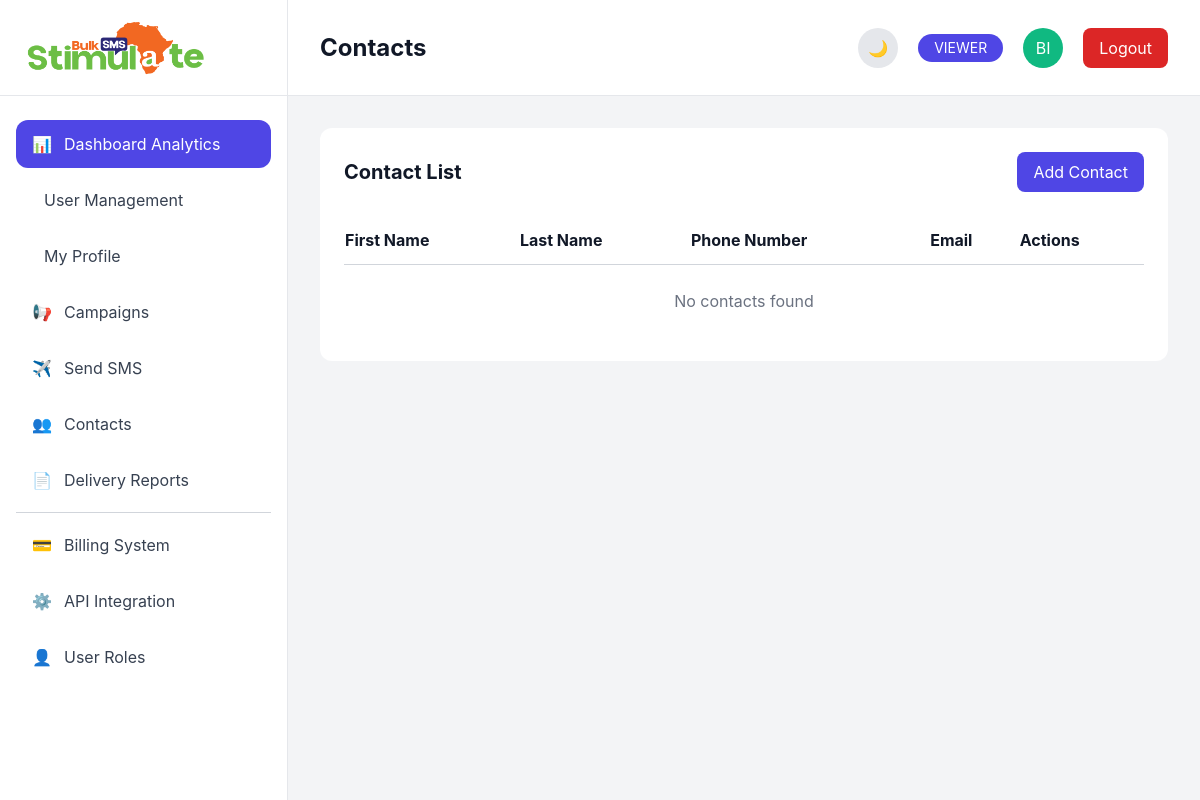
The page /contacts/ (signed in) on the database as committed earlier.
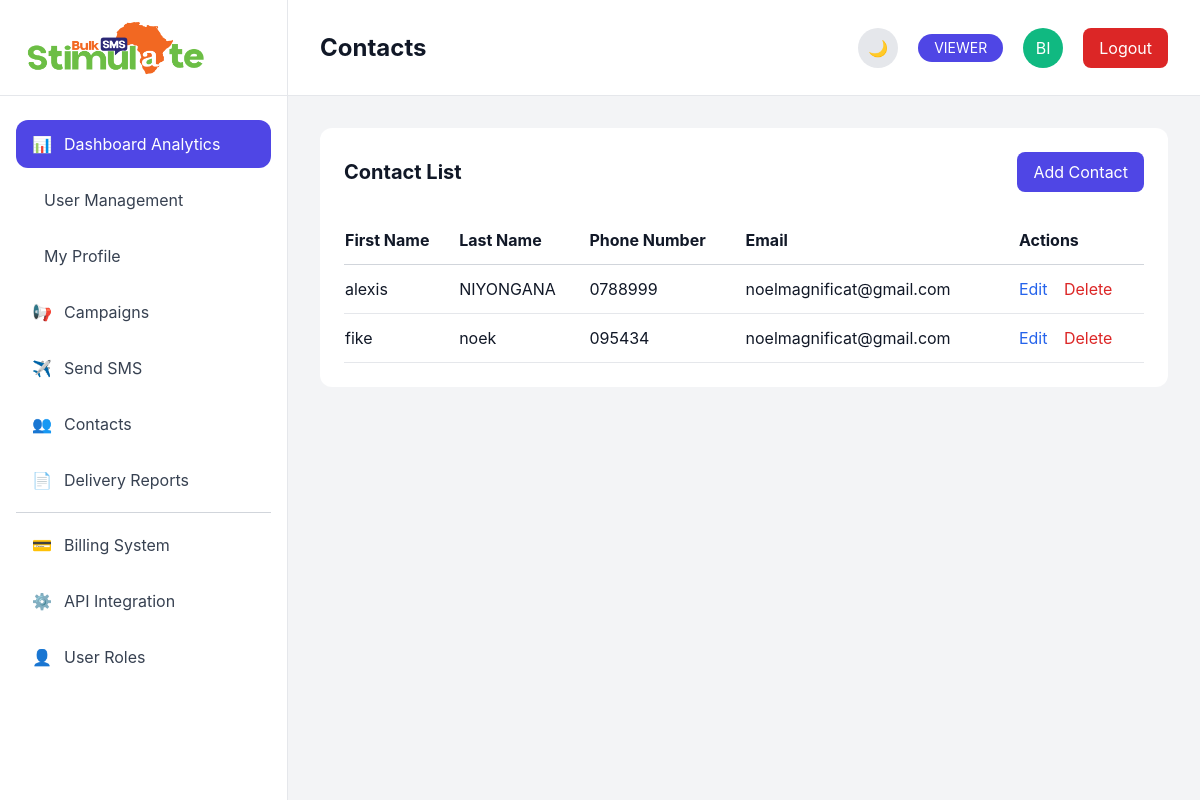
The same page on the database as committed later.
### accounts/models.py (models this page shows, shortened)
class User(AbstractUser):
    ROLE_CHOICES = [
        ('SUPER_ADMIN', 'Super Admin'),
        ('ADMIN', 'Admin'),
        ('MANAGER', 'Manager'),
        ('OPERATOR', 'Operator'),
        ('VIEWER', 'Viewer'),
    ]
    role = models.CharField(
        max_length=20,
        choices=ROLE_CHOICES,
        default='VIEWER'
    )
    phone = models.CharField(
        max_length=20,
        blank=True
    )
    avatar = models.ImageField(
        upload_to='avatars/',
        blank=True,
        null=True
    )
    created_at = models.DateTimeField(
        auto_now_add=True
    )
    updated_at = models.DateTimeField(
        auto_now=True
    )

### contacts/models.py (models this page shows, shortened)
class Contact(models.Model):
    first_name = models.CharField(max_length=100)
    last_name = models.CharField(
        max_length=100,
        blank=True
    )
    phone_number = models.CharField(
        max_length=20,
        unique=True
    )
    email = models.EmailField(
        blank=True
    )
    created_at = models.DateTimeField(
        auto_now_add=True
    )
    updated_at = models.DateTimeField(
        auto_now=True
    )

### contacts/views.py (the view)
@login_required
def contact_list(request):
    contacts = Contact.objects.all()
    return render(
        request,
        'contacts/contact_list.html',
        {
            'contacts': contacts
        }
    )

### templates/contacts/contact_list.html
{% extends 'base.html' %}
{% block page_title %}
Contacts
{% endblock %}
{% block content %}
<div class="bg-white dark:bg-[#172033] rounded-xl p-6">
    <div class="flex justify-between items-center mb-6">
        <h2 class="text-xl font-bold">
            Contact List
        </h2>
        <a
            href="{% url 'contacts:contact_create' %}"
            class="
                bg-primary
                text-white
                px-4
                py-2
                rounded-lg
                hover:opacity-90
            "
        >
            Add Contact
        </a>
    </div>
    <table class="w-full border-collapse">
        <thead>
            <tr class="border-b border-gray-300 dark:border-gray-700">
                <th class="text-left py-3">
                    First Name
                </th>
                <th class="text-left py-3">
                    Last Name
                </th>
                <th class="text-left py-3">
                    Phone Number
                </th>
                <th class="text-left py-3">
                    Email
                </th>
                <th class="text-left py-3">
                    Actions
                </th>
            </tr>
        </thead>
        <tbody>
            {% for contact in contacts %}
            <tr class="border-b border-gray-200 dark:border-gray-700">
                <td class="py-3">
                    {{ contact.first_name }}
                </td>
                <td class="py-3">
                    {{ contact.last_name }}
                </td>
                <td class="py-3">
                    {{ contact.phone_number }}
                </td>
                <td class="py-3">
                    {{ contact.email }}
                </td>
                <td class="py-3">
                    <a
                        href="{% url 'contacts:contact_update' contact.id %}"
                        class="
                            text-blue-600
                            hover:underline
                            mr-3
                        "
                    >
                        Edit
                    </a>
                    <a
                        href="{% url 'contacts:contact_delete' contact.id %}"
                        class="
                            text-red-600
                            hover:underline
                        "
                    >
                        Delete
                    </a>
                </td>
            </tr>
            {% empty %}
            <tr>
                <td
                    colspan="5"
                    class="py-6 text-center text-gray-500"
                >
                    No contacts found
                </td>
            </tr>
            {% endfor %}
        </tbody>
    </table>
</div>
{% endblock %}

### templates/base.html (shortened to what this page needs)
{% load static %}
<!DOCTYPE html>
<html lang="en">
<head>
    <script src="https://cdn.tailwindcss.com"></script>
    <link rel="stylesheet" href="https://cdnjs.cloudflare.com/ajax/libs/font-awesome/6.4.0/css/all.min.css">
    <link rel="stylesheet" href="{% static 'css/style.css' %}">
</head>
<body
    x-data="{
        darkMode: localStorage.getItem('darkMode') === 'true'
    }"
    x-init="
        darkMode
        ? document.documentElement.classList.add('dark')
        : document.documentElement.classList.remove('dark')
    "
    :class="{ 'dark': darkMode }"
    class="
        bg-gray-100 dark:bg-[#0B1120]
        text-gray-900 dark:text-white
        transition-colors duration-300
    "
>
    <div class="flex h-screen overflow-hidden">
        {% if request.user.is_authenticated %}
        <aside class="
            w-72
            border-r
            flex
            flex-col
            bg-white dark:bg-[#172033]
            border-gray-200 dark:border-gray-800
            transition-colors duration-300
        ">
            <div class="
                h-24
                flex
                items-center
                px-6
                border-b
                border-gray-200 dark:border-gray-800
            ">
                <img
                    src="{% static 'images/logo.png' %}"
                    class="h-14"
                    alt="Stimulate Logo"
                >
            </div>
            <nav class="
                flex-1
                px-4
                py-6
                overflow-y-auto
                sidebar-scroll
            ">
                <ul class="space-y-2">
                    <li>
                        <a href="{% url 'dashboard' %}"
                            class="
                                flex
                                items-center
                                gap-3
                                px-4
                                py-3
                                rounded-xl
                                bg-primary
                                text-white
                            ">
                            <span>📊</span>
                            Dashboard Analytics
                        </a>
                    </li>
  <li>
                        <a href="{% url 'accounts:user_list' %}"
                            class="
                                flex
                                items-center
                                gap-3
                                px-4
                                py-3
                                rounded-xl
                                text-gray-700 dark:text-gray-200
                                hover:bg-gray-100 dark:hover:bg-gray-700
                                hover:text-primary
                                transition
                            ">
    User Management
</a>
 </li>
    <li>
                        <a href="{% url 'accounts:profile' %}"
                            class="
                                flex
                                items-center
                                gap-3
                                px-4
                                py-3
                                rounded-xl
                                text-gray-700 dark:text-gray-200
                                hover:bg-gray-100 dark:hover:bg-gray-700
                                hover:text-primary
                                transition
                            ">
                            My Profile
                       </a>
                       </li>
                    <li>
                        <a href="#"
                            class="
                                flex
                                items-center
                                gap-3
                                px-4
                                py-3
                                rounded-xl
                                text-gray-700 dark:text-gray-200
                                hover:bg-gray-100 dark:hover:bg-gray-700
                                hover:text-primary
                                transition
                            ">
                            <span>📢</span>
                            Campaigns
                        </a>
                    </li>
                    <li>
                        <a href="#"
                            class="
                                flex
                                items-center
                                gap-3
                                px-4
                                py-3
                                rounded-xl
                                text-gray-700 dark:text-gray-200
                                hover:bg-gray-100 dark:hover:bg-gray-700
                                hover:text-primary
                                transition
                            ">
                            <span>✈️</span>
                            Send SMS
                        </a>
                    </li>
                    <li>
                        <a href="{% url 'contacts:contact_list' %}"
                            class="
                                flex
                                items-center
                                gap-3
                                px-4
                                py-3
                                rounded-xl
                                text-gray-700 dark:text-gray-200
                                hover:bg-gray-100 dark:hover:bg-gray-700
                                hover:text-primary
                                transition
                            ">
                            <span>👥</span>
                            Contacts
                        </a>
                    </li>
                    <li>
                        <a href="#"
                            class="
                                flex
                                items-center
                                gap-3
                                px-4
                                py-3
                                rounded-xl
                                text-gray-700 dark:text-gray-200
                                hover:bg-gray-100 dark:hover:bg-gray-700
                                hover:text-primary
                                transition
                            ">
                            <span>📄</span>
                            Delivery Reports
                        </a>
                    </li>
                    <hr class="border-gray-300 dark:border-gray-700 my-4">
                    <li>
                        <a href="#"
                            class="
                                flex
                                items-center
                                gap-3
                                px-4
                                py-3
                                rounded-xl
                                text-gray-700 dark:text-gray-200
                                hover:bg-gray-100 dark:hover:bg-gray-700
                                hover:text-primary
                                transition
                            ">
                            <span>💳</span>
                            Billing System
                        </a>
                    </li>
                    <li>
                        <a href="#"
                            class="
                                flex
                                items-center
                                gap-3
                                px-4
                                py-3
                                rounded-xl
                                text-gray-700 dark:text-gray-200
                                hover:bg-gray-100 dark:hover:bg-gray-700
                                hover:text-primary
                                transition
                            ">
                            <span>⚙️</span>
                            API Integration
                        </a>
                    </li>
                    <li>
                        <a href="#"
                            class="
                                flex
                                items-center
                                gap-3
                                px-4
                                py-3
                                rounded-xl
                                text-gray-700 dark:text-gray-200
                                hover:bg-gray-100 dark:hover:bg-gray-700
                                hover:text-primary
                                transition
                            ">
                            <span>👤</span>
                            User Roles
                        </a>
                    </li>
                </ul>
            </nav>
        </aside>
{% endif %}
        <div class="flex-1 flex flex-col overflow-hidden">
            <header class="
                h-24
                px-8
                flex
                items-center
                justify-between
                border-b
                bg-white dark:bg-[#172033]
                border-gray-200 dark:border-gray-800
                transition-colors duration-300
            ">
                <div>
                    <h1 class="
                        text-2xl
                        font-bold
                        text-gray-900 dark:text-white
                    ">
                        {% block page_title %}{% endblock %}
                    </h1>
                </div>
                {% if request.user.is_authenticated %}
<div class="flex items-center gap-5">
                    <button
                        @click="
                            darkMode = !darkMode;
                            localStorage.setItem('darkMode', darkMode);
                            darkMode
                            ? document.documentElement.classList.add('dark')
                            : document.documentElement.classList.remove('dark');
                        "
                        class="
                            w-10
                            h-10
                            rounded-full
                            bg-gray-200 dark:bg-gray-700
                            flex
                            items-center
                            justify-center
                            hover:scale-110
                            transition
                        "
                    >
                        <span x-show="!darkMode">🌙</span>
                    </button>
                    <span class="
                        bg-primary
                        text-white
                        px-4
                        py-1
                        rounded-full
                        text-sm
                    ">
                      {{ request.user.role }}
                    </span>
                    <div class="
                        w-10
                        h-10
                        rounded-full
                        bg-secondary
                        flex
                        items-center
                        justify-center
                        text-white
                    ">
                       {{ request.user.username|slice:":2"|upper }}
                    </div>
<a
    href="{% url 'accounts:logout' %}"
    class="
        px-4
        py-2
        rounded-lg
        bg-red-600
        text-white
        hover:bg-red-700
        transition
    "
>
    Logout
</a>
               </div>
            {% endif %}
            </header>
            <main
                class="
                    flex-1
                    overflow-y-auto
                    p-8
                    bg-gray-100 dark:bg-[#0B1120]
                    text-gray-900 dark:text-white
                    transition-colors duration-300
                "
            >
                {% block content %}
                {% endblock %}
            </main>
        </div>
    </div>
</head>
<body>
</html>

Rows that differ between the two databases and show on the page:
added Contact: first_name "alexis", last_name "NIYONGANA", phone_number "0788999", email "noelmagnificat@gmail.com"
added Contact: first_name "fike", last_name "noek", phone_number "095434", email "noelmagnificat@gmail.com"
Other text that changed with them:
text no longer shown: "No contacts found"
